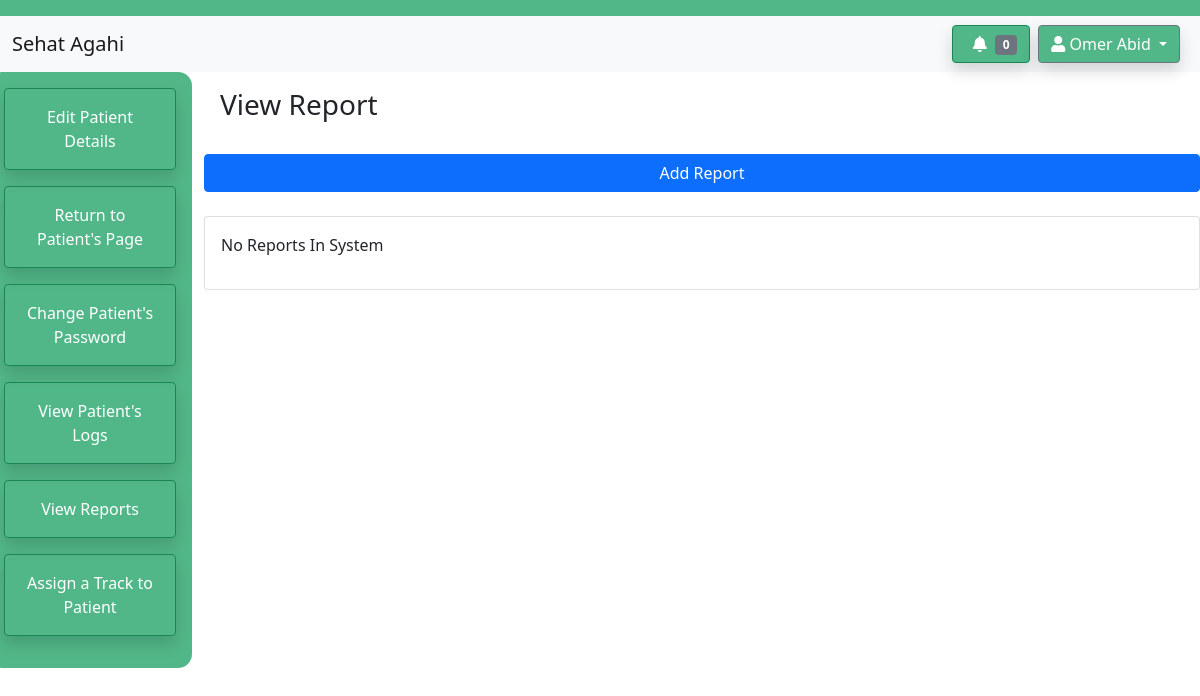
/sehatagahiapp/patient/4/view-report (signed in), run on an earlier commit of the app's database.
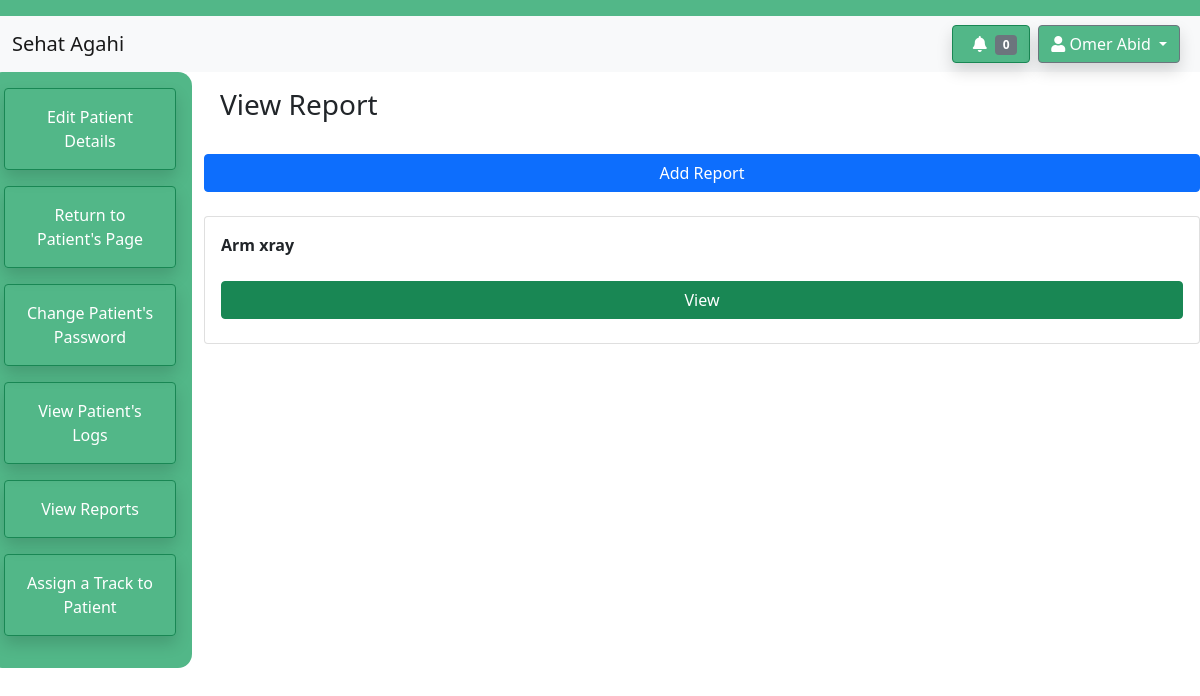
And on a later commit of the database.
### sehatagahiapp/models.py (models this page shows)
class Patient_Data(models.Model):
    user_ID = models.ForeignKey(Patient, on_delete=models.SET_NULL, null=True, related_name="Data")
    Name = models.CharField(max_length=64)
    FilePath = models.FileField(upload_to="PatientReports/")

### sehatagahiapp/views.py (the view)
# urls.py: path("patient/<int:pk>/view-report", views.viewreport, name="view-report"),
def viewreport(request,pk):
    therapist = request.user.getTherapist()
    patient = get_object_or_404(Patient, pk=pk)
    patientreport = Patient_Data.objects.filter(user_ID=patient)
    liforeports = list(reversed(patientreport))
    context = {
        'heading': 'View Report',
        "name": therapist.Name,
        "nUnread": therapist.getNumberOfUnreadLogs,
        "sidebarOptions": therapistPatientOptions,
        "reports": liforeports,
        "patient": patient
    }
    return render(request, 'sehatagahiapp/view-report.html',context)

### sehatagahiapp/models.py (called while the page is built)
    def  getTherapist(self):
        if  self.is_therapist:
            allTherapists = Therapist.objects.all()
            for therapist in allTherapists:
                if therapist.user == self:
                    return therapist
            return None
        return None

    def getMyPatients(self):
        allPatients = Patient.objects.all()
        myPatients = []
        for patient in allPatients:
            if patient.Therapist == self:
                myPatients.append(patient)
        return myPatients

    def getNumberOfUnreadLogs(self):
        patientList = self.getMyPatients()
        logs = PatientLog.objects.filter(user_ID__in=patientList,isRead = False)
        nUnreadLogs = logs.count()
        return nUnreadLogs

### sehatagahiapp/templates/sehatagahiapp/view-report.html
{% extends 'sehatagahiapp/dashboard-outline.html' %}
{% block notification %}
        <a href="{% url 'view-unread-logs' %}"><button type="button" class="btn btn-success shadow" style="background-color: #52b788;">
            <i class="fas fa-bell px-2"></i><span class="badge bg-secondary">{{ nUnread }}</span>
        </button></a>
{% endblock %}
{% block sidebar %}
              {% for link, option in sidebarOptions.items %}
              <button class="btn btn-outline-success shadow p-3 mb-3" type="button"><a href="{% url link patient.pk %}" class="text-white text-decoration-none">{{option}}</a></button>
              {% endfor %}
{% endblock %}
{% block content %}
<div class="d-grid gap-2">
<a class="btn btn-primary my-2" href="{% url 'add-report' patient.pk %}" role="button">Add Report</a>
</div>
{% if reports %}
        {% for rep in reports %}
            <div class="card p-3 mt-3">
                <p class="fw-bold">{{ rep.Name }}</p>
                <a class="btn btn-success my-2" href="{{rep.FilePath.url}}" role="button" target="_blank" rel="noopener noreferrer">View</a>
            </div>
        {% endfor %}
    {% else %}
        <div class="card p-3 mt-3">
            <p>No Reports In System</p>
        </div>
    {% endif %}
{% endblock %}

What changed in the data, as far as the page shows it:
added Patient_Data: Name "Arm xray"
Also different on the page:
text no longer shown: "No Reports In System"
